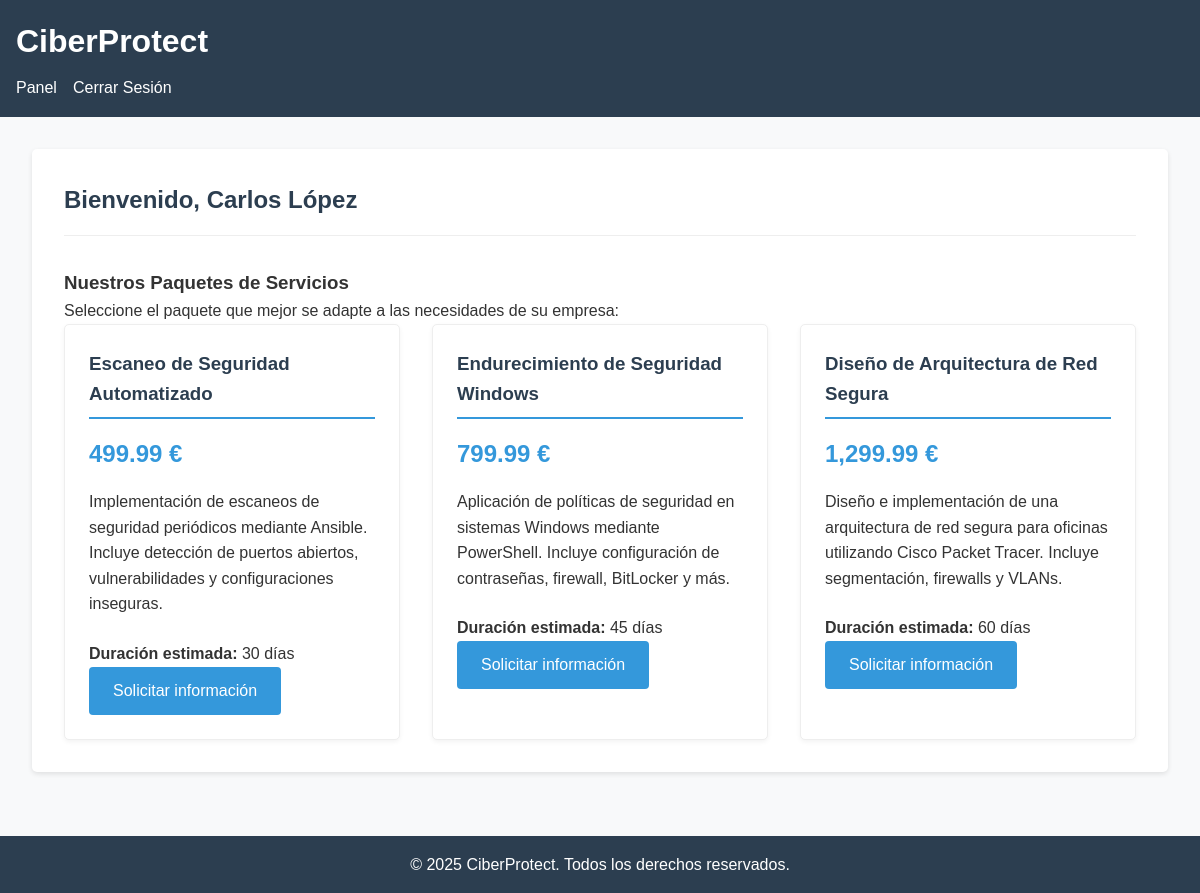
/www/cliente_dashboard.php (signed in), run on the app's committed database.
### tables this page shows
CREATE TABLE Servicios (
    id_servicio INT PRIMARY KEY AUTO_INCREMENT,
    nombre_servicio VARCHAR(100),
    descripcion TEXT,
    precio DECIMAL(10,2),
    duracion_estimada_dias INT
);

### www/cliente_dashboard.php (the view, shortened to what this page needs)
<?php
$db_host = '172.20.0.20';
$db_user = 'usuario_ciberseg';
$db_pass = 'contraseña_ciberseg';
$db_name = 'bd_ciberseg';
$conn = new mysqli($db_host, $db_user, $db_pass, $db_name);
$stmt = $conn->prepare("SELECT * FROM Servicios");
$stmt->execute();
$servicios = $stmt->get_result();
?>
<!DOCTYPE html>
<html lang="es">
<head>
    <link rel="stylesheet" href="css/style.css">
</head>
<body>
    <header>
        <h1>CiberProtect</h1>
        <nav>
            <ul>
                <li><a href="cliente_dashboard.php">Panel</a></li>
                <li><a href="logout.php">Cerrar Sesión</a></li>
            </ul>
        </nav>
    </header>
    <main>
        <div class="dashboard">
            <div class="dashboard-header">
                <h2 class="dashboard-title">Bienvenido, <?php echo htmlspecialchars($_SESSION['user_name']); ?></h2>
            </div>
            <h3>Nuestros Paquetes de Servicios</h3>
            <p>Seleccione el paquete que mejor se adapte a las necesidades de su empresa:</p>
            <div class="package-container">
                <?php while ($servicio = $servicios->fetch_assoc()): ?>
                <div class="package-card">
                    <h3 class="package-title"><?php echo htmlspecialchars($servicio['nombre_servicio']); ?></h3>
                    <p class="package-price"><?php echo number_format($servicio['precio'], 2); ?> €</p>
                    <p class="package-description"><?php echo htmlspecialchars($servicio['descripcion']); ?></p>
                    <p><strong>Duración estimada:</strong> <?php echo $servicio['duracion_estimada_dias']; ?> días</p>
                    <a href="#" class="btn">Solicitar información</a>
                </div>
                <?php endwhile; ?>
            </div>
        </div>
    </main>
    <footer>
        <p>&copy; 2025 CiberProtect. Todos los derechos reservados.</p>
    </footer>
</body>
</html>

### www/css/style.css (style rules this page uses)
* { margin: 0; padding: 0; box-sizing: border-box; }
body { font-family: Arial, sans-serif; line-height: 1.6; color: #333; background-color: #f8f9fa; }
header { background-color: #2c3e50; color: #fff; padding: 1rem; }
header h1 { margin-bottom: 0.5rem; }
nav ul { display: flex; list-style: none; }
nav ul li { margin-right: 1rem; }
nav ul li a { color: #fff; text-decoration: none; }
main { max-width: 1200px; margin: 0 auto; padding: 2rem; }
.btn { display: inline-block; background-color: #3498db; color: #fff; padding: 0.7rem 1.5rem; text-decoration: none; border: none; border-radius: 4px; cursor: pointer; font-size: 1rem; }
footer { background-color: #2c3e50; color: #fff; text-align: center; padding: 1rem; margin-top: 2rem; }
.dashboard { background-color: #fff; border-radius: 5px; box-shadow: 0 2px 5px rgba(0,0,0,0.1); padding: 2rem; }
.dashboard-header { display: flex; justify-content: space-between; align-items: center; margin-bottom: 2rem; padding-bottom: 1rem; border-bottom: 1px solid #eee; }
.dashboard-title { color: #2c3e50; }
.package-container { display: flex; flex-wrap: wrap; gap: 2rem; }
.package-card { flex: 1; min-width: 300px; border: 1px solid #eee; border-radius: 5px; padding: 1.5rem; background-color: #fff; box-shadow: 0 2px 5px rgba(0,0,0,0.05); }
.package-title { color: #2c3e50; margin-bottom: 1rem; padding-bottom: 0.5rem; border-bottom: 2px solid #3498db; }
.package-price { font-size: 1.5rem; font-weight: bold; color: #3498db; margin: 1rem 0; }
.package-description { margin-bottom: 1.5rem; }

### data on the page
servicios: nombre_servicio "Escaneo de Seguridad Automatizado", precio "499.99", descripcion "Implementación de escaneos de seguridad periódicos mediante Ansible. Incluye detección de puertos abiertos, vulnerabilidades y configuraciones inseguras.", duracion_estimada_dias "30"
servicios: nombre_servicio "Endurecimiento de Seguridad Windows", precio "799.99", descripcion "Aplicación de políticas de seguridad en sistemas Windows mediante PowerShell. Incluye configuración de contraseñas, firewall, BitLocker y más.", duracion_estimada_dias "45"
servicios: nombre_servicio "Diseño de Arquitectura de Red Segura", precio "1,299.99", descripcion "Diseño e implementación de una arquitectura de red segura para oficinas utilizando Cisco Packet Tracer. Incluye segmentación, firewalls y VLANs.", duracion_estimada_dias "60"

### other printed values
$_SESSION['user_name'] "Carlos López"
